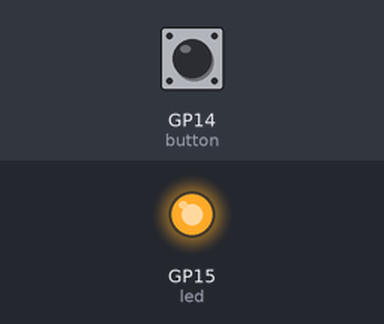
A program run on a simulated Raspberry Pi Pico running MicroPython. On the bench: output pins drawn as LEDs (lit = HIGH). The test bench sets the inputs (shaded band); at power-on: GP14 (button) LOW. Random numbers come from a fixed seed; what the program prints to the serial console is not drawn.

Above: at 0.1 s.
At 7.0 s:
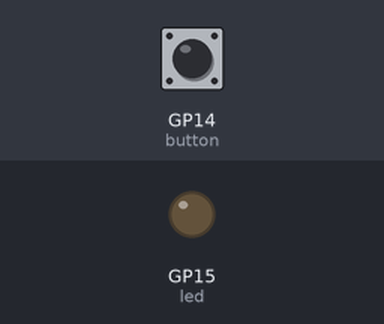
7.1 s: GP14 (button) pulled HIGH for 0.15 s
Timing chart, 0 to 10.1 s (numbered marks = the images above; inputs shaded):
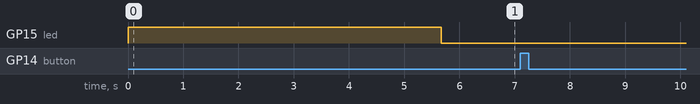

Measured:
- after the input at 7.1 s, every drawn part: stays the same

The program:

chapter_6_reaction_game.py
```python
import machine
import utime
import urandom

pressed = False
led = machine.Pin(15, machine.Pin.OUT)
button = machine.Pin(14, machine.Pin.IN, machine.Pin.PULL_DOWN)

def button_handler(pin):
    global pressed
    if not pressed:
        pressed = True

    timer_reaction = utime.ticks_diff(utime.ticks_ms(), timer_start)
    print(f'Your reaction time was {timer_reaction} milliseconds!')

led.value(1)
utime.sleep(urandom.uniform(5, 10))
led.value(0)

button.irq(trigger=machine.Pin.IRQ_RISING, handler=button_handler)
timer_start = utime.ticks_ms()
```
